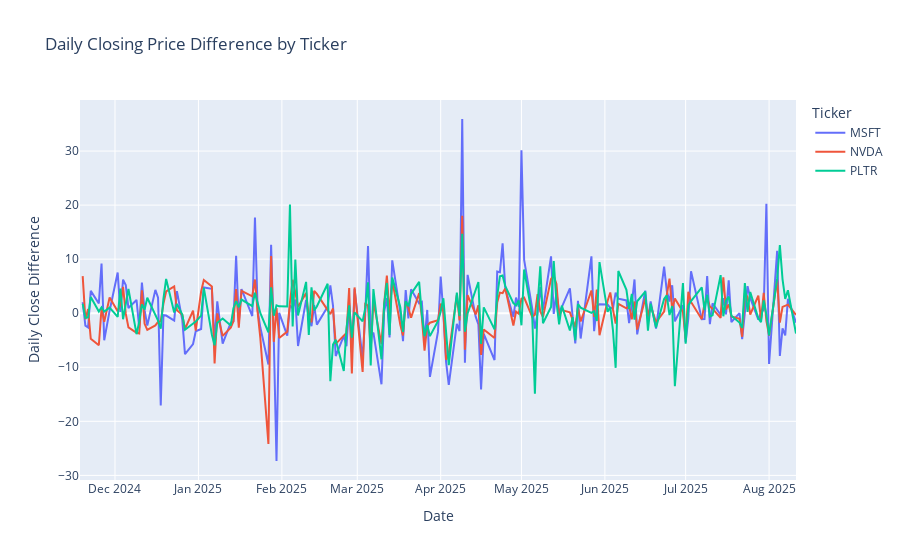

Write notebook code for a chart like this one.
### Code cell
def plot_daily_difference(df):
    """
    Plots the daily difference in closing price for each ticker on a single plot.

    Parameters:
        df (pd.DataFrame): DataFrame containing 'date', 'close', and 'ticker' columns.

    Returns:
        None: Displays the plot.
    """
    # Ensure 'date' is datetime
    df['date'] = pd.to_datetime(df['date'])

    # Sort by ticker and date
    df_sorted = df.sort_values(['ticker', 'date'])

    # Calculate daily difference for each ticker
    df_sorted['close_diff'] = df_sorted.groupby('ticker')['close'].diff()

    # Plot using plotly
    import plotly.express as px
    fig = px.line(
        df_sorted,
        x='date',
        y='close_diff',
        color='ticker',
        title='Daily Closing Price Difference by Ticker',
        labels={'close_diff': 'Daily Close Difference', 'date': 'Date', 'ticker': 'Ticker'}
    )
    fig.show()

plot_daily_difference(df)

### Figure 1 — Plotly figure (JSON) as saved in the notebook; plotly's stock layout.template omitted (floating-point values rounded to 4 significant figures; data arrays with more than 128 entries replaced by an {"elided": "..."} marker saying what was removed)
{"data": [{"hovertemplate": "Ticker=MSFT<br>Date=%{x}<br>Daily Close Difference=%{y}<extra></extra>", "legendgroup": "MSFT", "line": {"color": "#636efa", "dash": "solid"}, "marker": {"symbol": "circle"}, "mode": "lines", "name": "MSFT", "orientation": "v", "showlegend": true, "type": "scatter", "x": {"elided": "181 str values"}, "xaxis": "x", "y": {"elided": "181 float values"}, "yaxis": "y"}, {"hovertemplate": "Ticker=NVDA<br>Date=%{x}<br>Daily Close Difference=%{y}<extra></extra>", "legendgroup": "NVDA", "line": {"color": "#EF553B", "dash": "solid"}, "marker": {"symbol": "circle"}, "mode": "lines", "name": "NVDA", "orientation": "v", "showlegend": true, "type": "scatter", "x": {"elided": "181 str values"}, "xaxis": "x", "y": {"elided": "181 float values"}, "yaxis": "y"}, {"hovertemplate": "Ticker=PLTR<br>Date=%{x}<br>Daily Close Difference=%{y}<extra></extra>", "legendgroup": "PLTR", "line": {"color": "#00cc96", "dash": "solid"}, "marker": {"symbol": "circle"}, "mode": "lines", "name": "PLTR", "orientation": "v", "showlegend": true, "type": "scatter", "x": {"elided": "181 str values"}, "xaxis": "x", "y": {"elided": "181 float values"}, "yaxis": "y"}], "layout": {"legend": {"title": {"text": "Ticker"}, "tracegroupgap": 0}, "title": {"text": "Daily Closing Price Difference by Ticker"}, "xaxis": {"anchor": "y", "domain": [0, 1], "title": {"text": "Date"}}, "yaxis": {"anchor": "x", "domain": [0, 1], "title": {"text": "Daily Close Difference"}}}}
